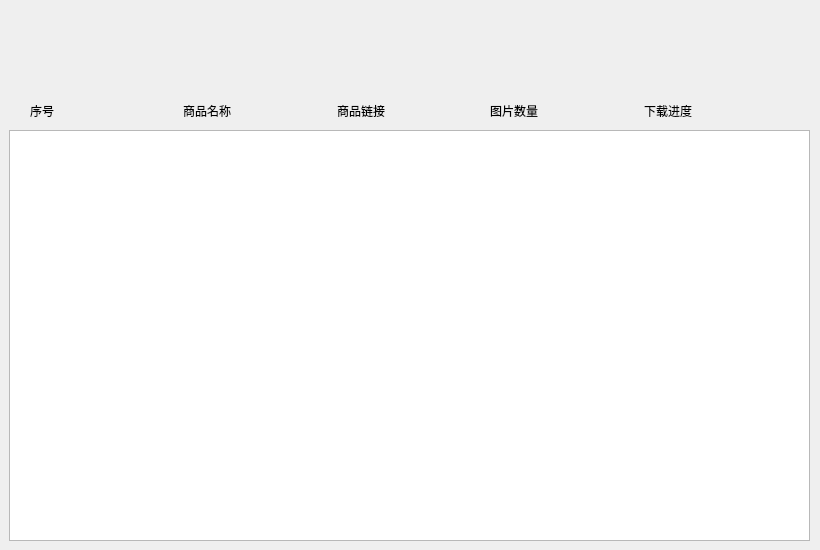
<?xml version="1.0" encoding="UTF-8"?>
<ui version="4.0">
 <class>Form</class>
 <widget class="QWidget" name="Form">
  <property name="geometry">
   <rect>
    <x>0</x>
    <y>0</y>
    <width>820</width>
    <height>550</height>
   </rect>
  </property>
  <property name="windowTitle">
   <string>Form</string>
  </property>
  <widget class="QWidget" name="horizontalLayoutWidget">
   <property name="geometry">
    <rect>
     <x>30</x>
     <y>90</y>
     <width>761</width>
     <height>41</height>
    </rect>
   </property>
   <layout class="QHBoxLayout" name="horizontalLayout">
    <item>
     <widget class="QLabel" name="num">
      <property name="text">
       <string>序号</string>
      </property>
     </widget>
    </item>
    <item>
     <widget class="QLabel" name="product_name">
      <property name="text">
       <string>商品名称</string>
      </property>
     </widget>
    </item>
    <item>
     <widget class="QLabel" name="product_url">
      <property name="text">
       <string>商品链接</string>
      </property>
     </widget>
    </item>
    <item>
     <widget class="QLabel" name="image_num">
      <property name="text">
       <string>图片数量</string>
      </property>
     </widget>
    </item>
    <item>
     <widget class="QLabel" name="download">
      <property name="text">
       <string>下载进度</string>
      </property>
     </widget>
    </item>
   </layout>
  </widget>
  <widget class="QTableWidget" name="tableWidget">
   <property name="geometry">
    <rect>
     <x>9</x>
     <y>130</y>
     <width>801</width>
     <height>411</height>
    </rect>
   </property>
   <attribute name="horizontalHeaderCascadingSectionResizes">
    <bool>false</bool>
   </attribute>
  </widget>
 </widget>
 <resources/>
 <connections/>
</ui>
